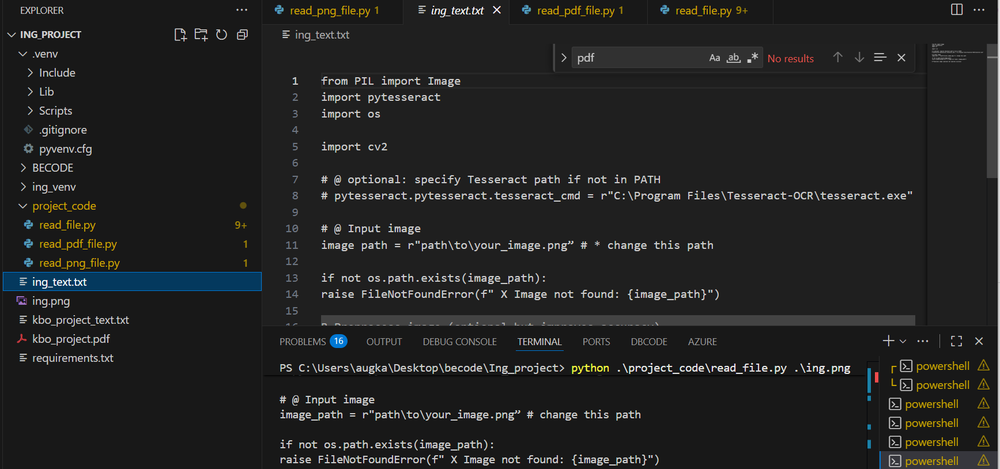
#> input picture src/image2.png, 1000 x 469 px, shrunk from 1735 x 814 before the run, found by its file name
$ python read_png_file.py
#> lines starting #> are read from the running program, lines starting #| are printed output that depends on the picture
from PIL import Image
import pytesseract
import os
import cv2


# === Input image ===
image_path = r"image2.png"  # this is the path of the upload file. to be modify when create application

if not os.path.exists(image_path):
    raise FileNotFoundError(f"❌ Image not found: {image_path}")

# Load image using OpenCV
img = cv2.imread(image_path)
#> img is the input picture: shape (469, 1000, 3); mean B, G, R 35, 35.3, 34.8

# Convert to grayscale
gray = cv2.cvtColor(img, cv2.COLOR_BGR2GRAY)
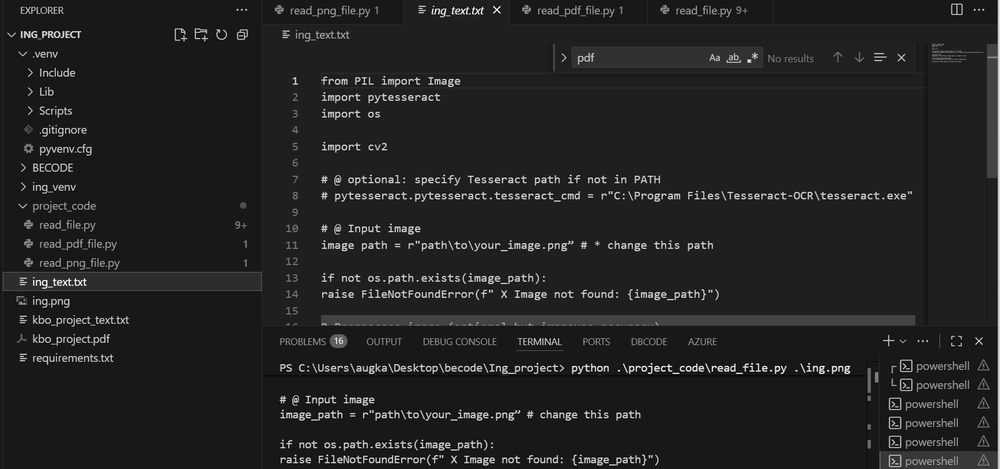
#> gray: shape (469, 1000); min 0, max 255, mean 35.1

# Apply thresholding (binarization)
bw = cv2.threshold(gray, 0, 255, cv2.THRESH_BINARY + cv2.THRESH_OTSU)[1]
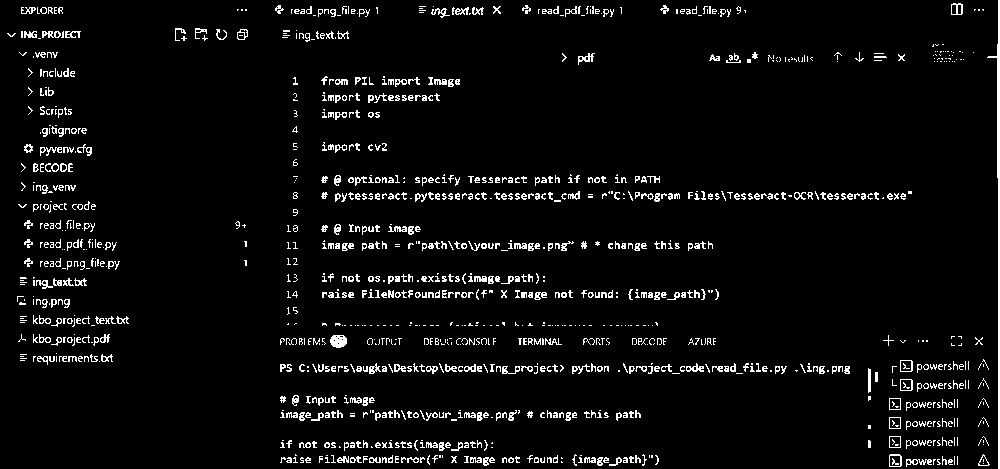
#> bw: shape (469, 1000); 4.7% white in thin lines or dots

# Combine multiple languages with '+' (supported by Tesseract)
LANGS = "eng+fra+nld"  # English + French + Dutch

#> (the run stopped early here; a loop or call above may not have finished)
